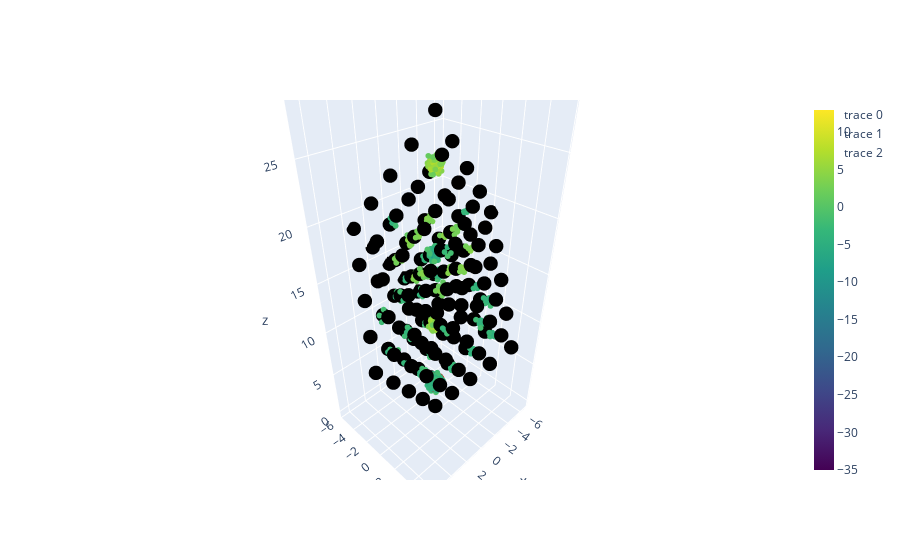

The code cell stored with this chart in its notebook:
### Code cell
XGChi0.Vis_tool(chi0rreps17, R, A, B, C, nk, nat_cell, pos_red, N=1000, isomin=3)
